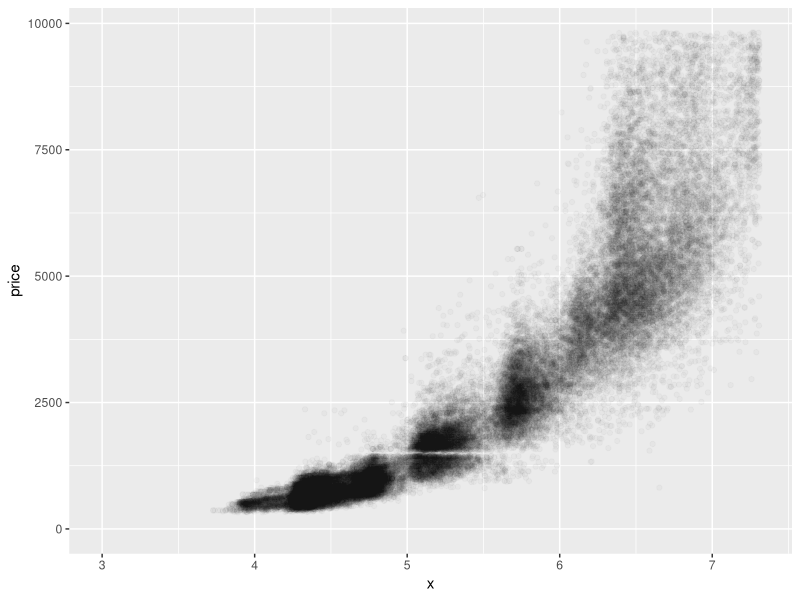
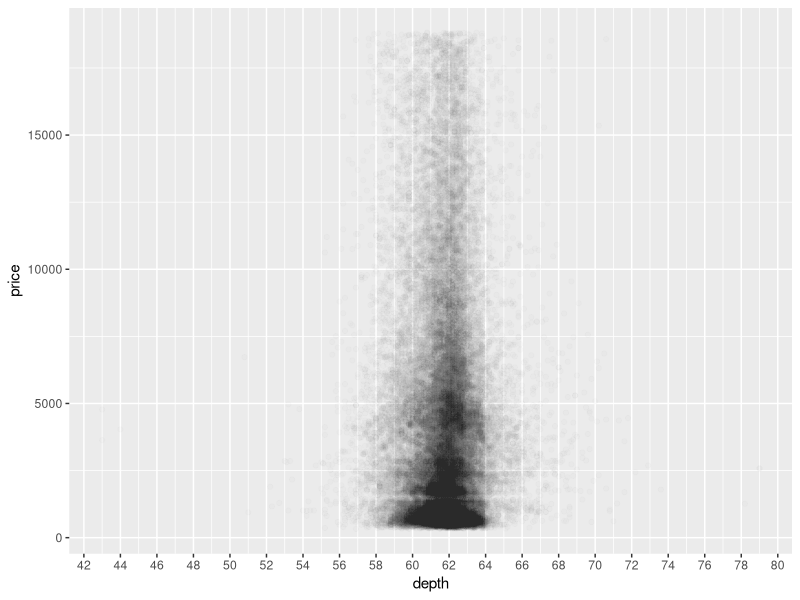
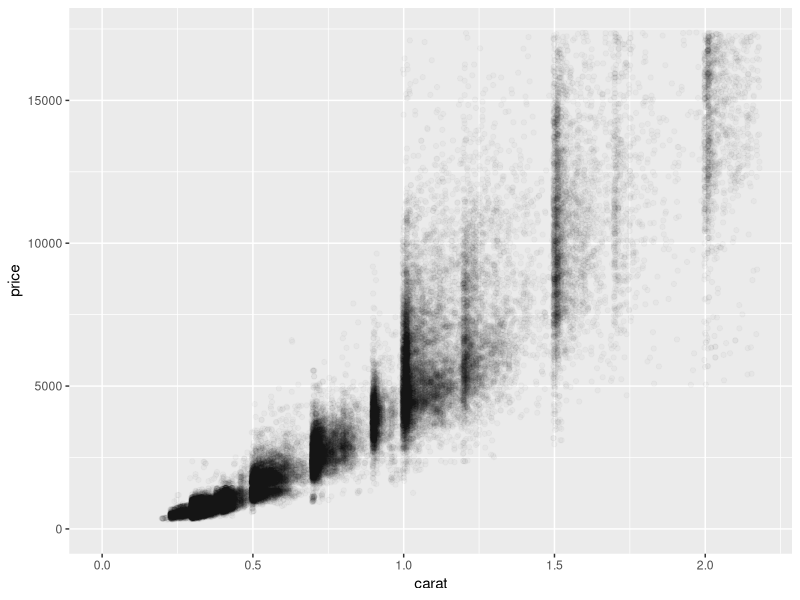
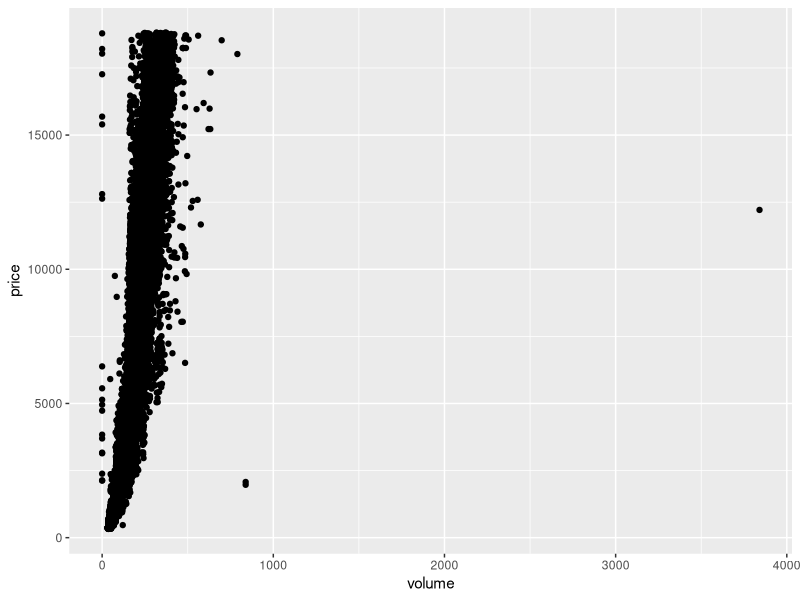
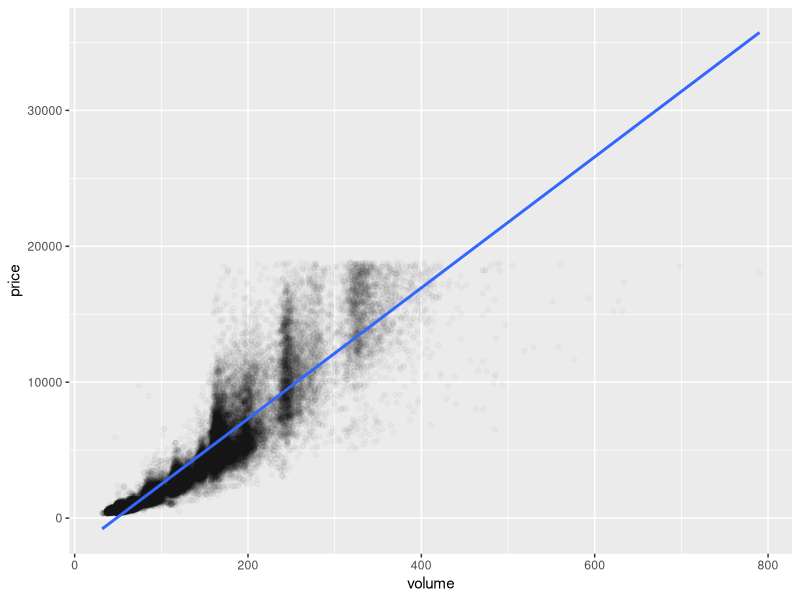
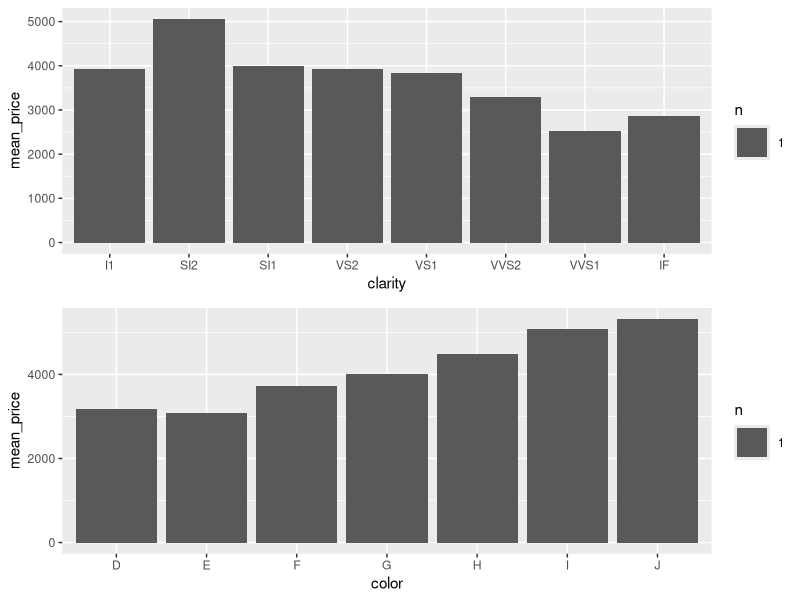

These figures' R source, in order:
## ---- chunk 1
setwd("~/R/udacity scripts/lesson4")
library(ggplot2)
data("diamonds")
str(diamonds)

ggplot(aes(x=x,y=price),data=diamonds) +
  geom_point(alpha=1/40,position = position_jitter(h=0.1)) +
  xlim(3,quantile(diamonds$x,0.90)) +
  ylim(0,quantile(diamonds$price,0.90))
## ---- chunk 2
with(diamonds,cor.test(x = x, y = price, method = 'pearson'))
with(diamonds,cor.test(x = y, y = price, method = 'pearson'))
with(diamonds,cor.test(x = z, y = price, method = 'pearson'))
## ---- chunk 3
ggplot(aes(x=depth,y=price),data=diamonds) +
  geom_point(alpha=1/100) +
  scale_x_continuous(breaks=seq(40,80,2))
## ---- chunk 4
with(diamonds,cor.test(x = depth, y = price, method = 'pearson'))
## ---- chunk 5
ggplot(aes(x=carat,y=price),data=diamonds) +
  geom_point(alpha=1/40,position = 'jitter') +
  xlim(0,quantile(diamonds$carat,0.99)) +
  ylim(0,quantile(diamonds$price,0.99))
## ---- chunk 6
diamonds$volume <- diamonds$x * diamonds$y * diamonds$z

ggplot(aes(x=volume,y=price),data=diamonds) +
  geom_point()
## ---- chunk 7
with(subset(diamonds, volume != 0 & volume < 800),cor.test(price,volume))
## ---- chunk 8
ggplot(aes(x=volume,y=price),data=subset(diamonds, volume != 0 & volume < 800)) +
  geom_point(alpha=1/40) +
  geom_smooth(method="lm", se = FALSE)
## ---- chunk 9
library(dplyr)
diamondsByClarity <- diamonds %>% 
  group_by(clarity) %>%
  summarise(mean_price = mean(price),
            median_price = median(price),
            min_price = min(price),
            max_price = max(price),
            n = n())
## ---- chunk 10
diamonds_by_clarity <- group_by(diamonds, clarity)
diamonds_mp_by_clarity <- summarise(diamonds_by_clarity, mean_price = mean(price))

diamonds_by_color <- group_by(diamonds, color)
diamonds_mp_by_color <- summarise(diamonds_by_color, mean_price = mean(price))

library(gridExtra)
p1 <- ggplot(data = diamonds_mp_by_clarity) + geom_bar(aes(x=clarity,y=mean_price),stat = 'sum') 
p2 <- ggplot(data = diamonds_mp_by_color) + geom_bar(aes(x=color,y=mean_price),stat = 'sum')

grid.arrange(p1,p2)
